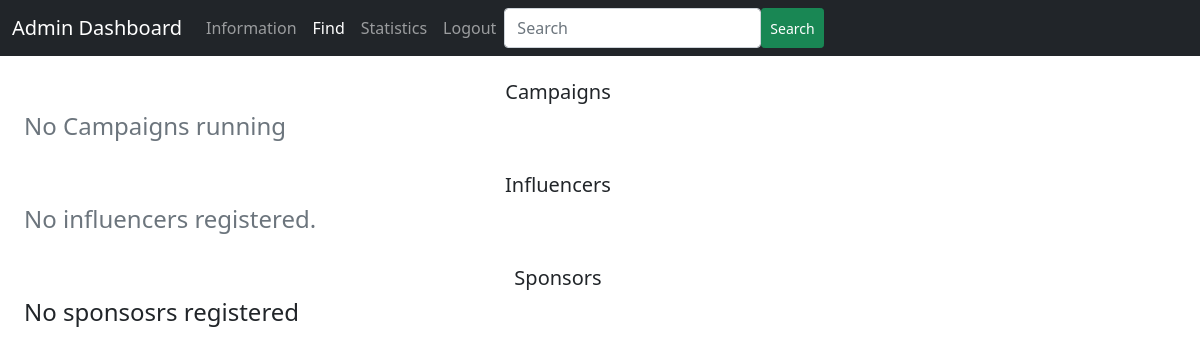
/admin_find, run on an earlier commit of the app's database.
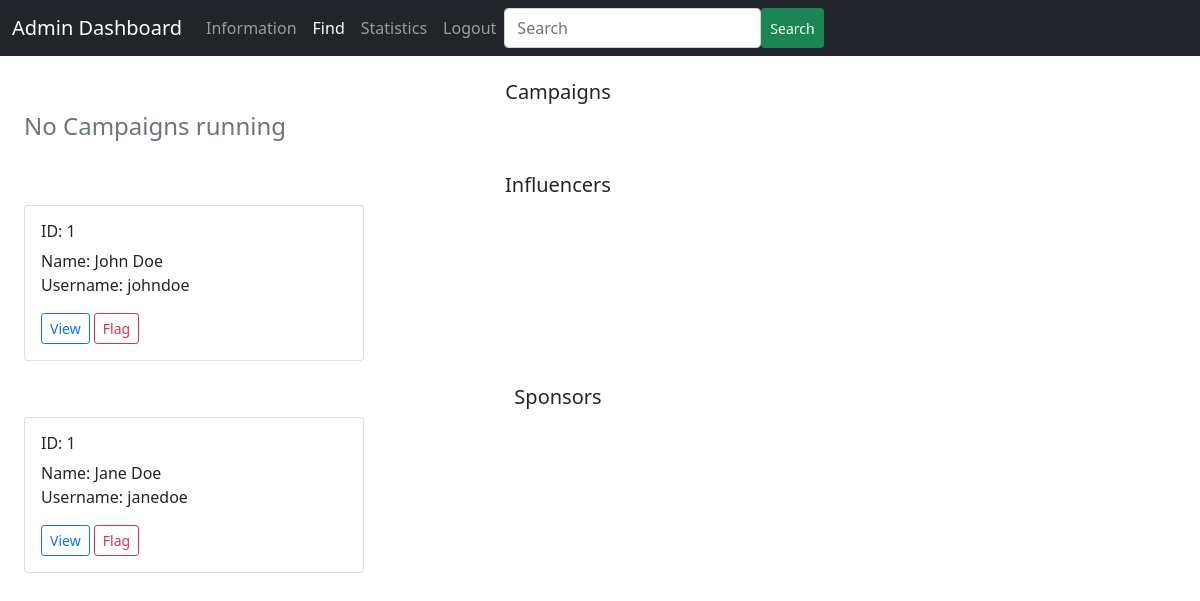
And on a later commit of the database.
### backend/models.py (models this page shows)
class Influencer(db.Model):
    __tablename__ = 'influencer'
    id = db.Column(db.Integer, primary_key=True)
    first_name = db.Column(db.String, nullable=False)
    last_name = db.Column(db.String)
    age = db.Column(db.Integer, nullable=False)
    username = db.Column(db.String, unique=True, nullable=False)
    password = db.Column(db.String, nullable=False)
    email = db.Column(db.String, unique=True, nullable=False)
    earning = db.Column(db.Integer, default=0)
    profile_pic = db.Column(db.String)
    flagged = db.Column(db.Boolean, default=False)
    reach = db.relationship('Reach', backref='influencer')
    ad_request = db.relationship('Ad_Request', backref='influencer')
    influencer_niche = db.relationship('Influencer_Niche', backref='influencer')

class Sponsor(db.Model):
    __tablename__ = 'sponsor'
    id = db.Column(db.Integer, primary_key=True)
    first_name = db.Column(db.String, nullable=False)
    last_name = db.Column(db.String)
    username = db.Column(db.String, unique=True, nullable=False)
    password = db.Column(db.String, nullable=False)
    industry = db.Column(db.String, nullable=False)
    budget = db.Column(db.Float, nullable=False)
    email = db.Column(db.String, unique=True, nullable=False)
    type = db.Column(db.Enum('company', 'individual'), nullable=False)
    flagged = db.Column(db.Boolean, default=False)
    campaign = db.relationship('Campaign', backref='sponsor')

### backend/controllers.py (the view)
@app.route('/admin_find', methods=['GET', 'POST'])
def admin_find():
    return render_template('admin_find.html', all_campaigns=fetch_all_campaigns(), all_influencers=fetch_all_influencers(), all_sponsors=fetch_all_sponsors())

### backend/controllers.py (called while the page is built)
def fetch_all_campaigns():
    campaigns = Campaign.query.filter_by(flagged=False).all()
    all_campaigns = {}
    for campaign in campaigns:
        if campaign.id not in all_campaigns.keys():
            all_campaigns[campaign.id] = [campaign.title, campaign.description]
    return all_campaigns

def fetch_all_influencers():
    influencers = Influencer.query.filter_by(flagged=False).all()
    all_influencers = {}
    for influencer in influencers:
        if influencer.id not in all_influencers.keys():
            all_influencers[influencer.id] = [influencer.first_name, influencer.last_name, influencer.username]
    return all_influencers

def fetch_all_sponsors():
    sponsors = Sponsor.query.filter_by(flagged=False).all()
    all_sponsors = {}
    for sponsor in sponsors:
        if sponsor.id not in all_sponsors.keys():
            all_sponsors[sponsor.id] = [sponsor.first_name, sponsor.last_name, sponsor.username]
    return all_sponsors

### templates/admin_find.html (shortened to what this page needs)
<!DOCTYPE html>
<html lang="en">
<head>
    <link href="https://cdn.jsdelivr.net/npm/bootstrap@5.0.2/dist/css/bootstrap.min.css" rel="stylesheet">
</head>
<body>
    <div id="container">
        <div id="panel">
            <nav class="navbar navbar-expand-lg navbar-dark bg-dark">
                <div class="container-fluid">
                    <label class="navbar-brand">Admin Dashboard</label>
                    <div class="collapse navbar-collapse" id="navbarNavAltMarkup">
                        <div class="navbar-nav">
                            <a class="nav-link" aria-current="page" href="/admin_dashboard">Information</a>
                            <a class="nav-link active" href="/admin_find">Find</a>
                            <a class="nav-link" href="#">Statistics</a>
                            <a class="nav-link" href="#">Logout</a>
                            <input class="form-control" type="search" placeholder="Search" aria-label="Search">
                            <button type="submit" class="btn btn-success btn-sm">Search</button>
                        </div>
                    </div>
                </div>
            </nav>
        </div>
        <div class="container row">
            <h5 class="text-center"><br>Campaigns</h5>
            {% if all_campaigns %}
                {% for key, value in all_campaigns.items() %}
                    <div class="col-sm-4">
                        <div class="card">
                            <div class="card-body">
                                <h6 class="card-title">{{ value[0] }}</h6>
                                <p class="card-text">
                                    Description: {{ value[1] }} <br>
                                </p>
                                <a href="/templates/admin_campaign_details.html" class="btn btn-outline-primary btn-sm">View</a>
                                <button type="button" class="btn btn-outline-danger btn-sm">Flag</button>
                            </div>
                        </div>
                    </div>
                {% endfor %}
            {% else %}
                <h4 class="text-secondary">No Campaigns running</h4>
            {% endif %}
        </div>
        <div class="container row">
            <h5 class="text-center"><br>Influencers</h5>
            {% if all_influencers %}
                {% for key, value in all_influencers.items() %}
                    <div class="col-sm-4">
                        <div class="card">
                            <div class="card-body">
                                <h6 class="card-title">ID: {{ key }} </h6>
                                <p class="card-text">
                                    Name: {{ value[0] }} {{ value[1] }} <br>
                                    Username: {{ value[2] }}<br>
                                </p>
                                <a href="/templates/influencer_dashboard.html" class="btn btn-outline-primary btn-sm">View</a>
                                <button type="button" class="btn btn-outline-danger btn-sm">Flag</button>
                            </div>
                        </div>
                    </div>
                {% endfor %}
            {% else %}
                <h4 class="text-secondary">No influencers registered.</h4>
            {% endif %}
        </div>
        <div class="container row">
            <h5 class="text-center"><br>Sponsors</h5>
            {% if all_sponsors %}
                {% for key, value in all_sponsors.items() %}
                    <div class="col-sm-4">
                        <div class="card">
                            <div class="card-body">
                                <h6 class="card-title">ID: {{ key }}</h6>
                                <p class="card-text">
                                    Name: {{ value[0] }} {{ value[1] }} <br>
                                    Username: {{ value[2] }} <br>
                                </p>
                                <a href="/templates/sponsor_dashboard.html" class="btn btn-outline-primary btn-sm">View</a>
                                <button type="button" class="btn btn-outline-danger btn-sm">Flag</button>
                            </div>
                        </div>
                    </div>
                {% endfor %}
            {% else %}
                <h4>No sponsosrs registered</h4>
            {% endif %}
        </div>
    </div>
</body>
</html>

What changed in the data, as far as the page shows it:
added Influencer: first_name "John", last_name "Doe", username "johndoe"
added Sponsor: first_name "Jane", last_name "Doe", username "janedoe"
Also different on the page:
new list line: "ID: 1 Name: Username: View Flag"
text no longer shown: "No influencers registered. No sponsosrs registered"
